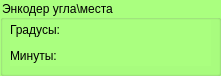
   <widget class="QGroupBox" name="groupBox_6">
    <property name="geometry">
     <rect>
      <x>5</x>
      <y>5</y>
      <width>221</width>
      <height>76</height>
     </rect>
    </property>
    <property name="palette">
     <palette>
      <active>
       <colorrole role="Button">
        <brush brushstyle="SolidPattern">
         <color alpha="255">
          <red>170</red>
          <green>255</green>
          <blue>127</blue>
         </color>
        </brush>
       </colorrole>
       <colorrole role="Base">
        <brush brushstyle="SolidPattern">
         <color alpha="255">
          <red>170</red>
          <green>255</green>
          <blue>127</blue>
         </color>
        </brush>
       </colorrole>
       <colorrole role="Window">
        <brush brushstyle="SolidPattern">
         <color alpha="255">
          <red>170</red>
          <green>255</green>
          <blue>127</blue>
         </color>
        </brush>
       </colorrole>
      </active>
      <inactive>
       <colorrole role="Button">
        <brush brushstyle="SolidPattern">
         <color alpha="255">
          <red>170</red>
          <green>255</green>
          <blue>127</blue>
         </color>
        </brush>
       </colorrole>
       <colorrole role="Base">
        <brush brushstyle="SolidPattern">
         <color alpha="255">
          <red>170</red>
          <green>255</green>
          <blue>127</blue>
         </color>
        </brush>
       </colorrole>
       <colorrole role="Window">
        <brush brushstyle="SolidPattern">
         <color alpha="255">
          <red>170</red>
          <green>255</green>
          <blue>127</blue>
         </color>
        </brush>
       </colorrole>
      </inactive>
      <disabled>
       <colorrole role="Button">
        <brush brushstyle="SolidPattern">
         <color alpha="255">
          <red>170</red>
          <green>255</green>
          <blue>127</blue>
         </color>
        </brush>
       </colorrole>
       <colorrole role="Base">
        <brush brushstyle="SolidPattern">
         <color alpha="255">
          <red>170</red>
          <green>255</green>
          <blue>127</blue>
         </color>
        </brush>
       </colorrole>
       <colorrole role="Window">
        <brush brushstyle="SolidPattern">
         <color alpha="255">
          <red>170</red>
          <green>255</green>
          <blue>127</blue>
         </color>
        </brush>
       </colorrole>
      </disabled>
     </palette>
    </property>
    <property name="styleSheet">
     <string notr="true">background-color: rgb(170, 255, 127);</string>
    </property>
    <property name="title">
     <string>Энкодер угла\места</string>
    </property>
    <widget class="QWidget" name="layoutWidget_70">
     <property name="geometry">
      <rect>
       <x>10</x>
       <y>20</y>
       <width>201</width>
       <height>46</height>
      </rect>
     </property>
     <layout class="QHBoxLayout" name="horizontalLayout_12">
      <item>
       <layout class="QVBoxLayout" name="verticalLayout_13">
        <item>
         <widget class="QLabel" name="label_27">
          <property name="text">
           <string>Градусы:</string>
          </property>
         </widget>
        </item>
        <item>
         <widget class="QLabel" name="label_28">
          <property name="text">
           <string>Минуты:</string>
          </property>
         </widget>
        </item>
       </layout>
      </item>
      <item>
       <layout class="QVBoxLayout" name="verticalLayout_12">
        <item>
         <widget class="QLabel" name="lblEncUgolSteps256">
          <property name="text">
           <string/>
          </property>
         </widget>
        </item>
        <item>
         <widget class="QLabel" name="lblEncUgolSteps">
          <property name="text">
           <string/>
          </property>
         </widget>
        </item>
       </layout>
      </item>
     </layout>
    </widget>
   </widget>
